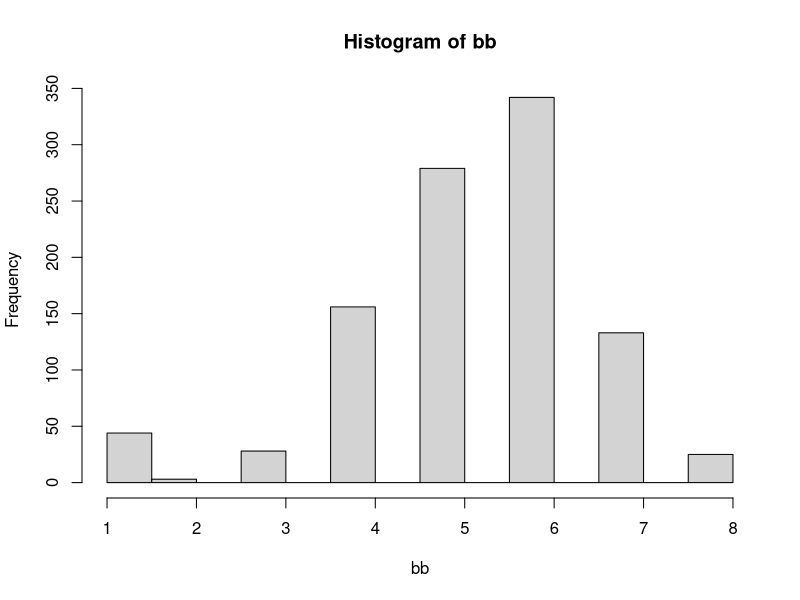

The R script that drew this image: (Note: this script raises an error after producing the figure.)
# Getting started
# Started: April 24, 2015. Begin to assemble data, and improve legibility 
library(foreign)
library(lattice)


setwd("/Users/SamKrasnobrod/GitHub/OakResearchRepoSP2015") # Samuel
setwd("C:/GitHub/OakResearchRepoSP2015") # Robin

##########################################################################################################################                                                      

# This step takes a while to read in. 
#datav2 <- read.xlsx("ChicoPhenv2.xlsx", sheetIndex=1, header=TRUE, rowIndex = c(1, 3:3678), colIndex=c(1:22))     
datav2 <- read.csv("ChicoPhenv2.csv", header=TRUE, stringsAsFactors=FALSE)     

weeks <- which(grepl("^week", names(datav2), ignore.case=TRUE))

# Add a count of days from planting until bud burst (First recorded 1)
bb <- rep(NA, NROW(datav2))
for(i in 1:NROW(datav2)){
    x <- min(which(datav2[i,weeks]==1))
    bb[i] <- ifelse(x<Inf, x, NA)
}
datav2$budburst <- bb
  
# Add a count of weeks from planting until full leafs (First recorded 5)
fl <- rep(NA, NROW(datav2))
for(i in 1:NROW(datav2)){
  x <- min(which(datav2[i,weeks]==5))
  fl[i] <- ifelse(x<Inf, x, NA)
}
datav2$full.leaf <- fl


# Write the data as a text file - and produce SAS code to read in data. 
write.foreign(datav2, "ChicoPhen.txt", "ReadChicoPhen.sas", package="SAS")


## Use bb or fl against site in anova
hist(bb) #shows bb for weeks 1-8
shist(fl)
summary(aov(bb~datav2$site)) #anova bb against site
summary(aov(fl~datav2$site))
aov(bb~datav2$site)
view(datav2$site)

## Setup histogram with lattice for anova results
